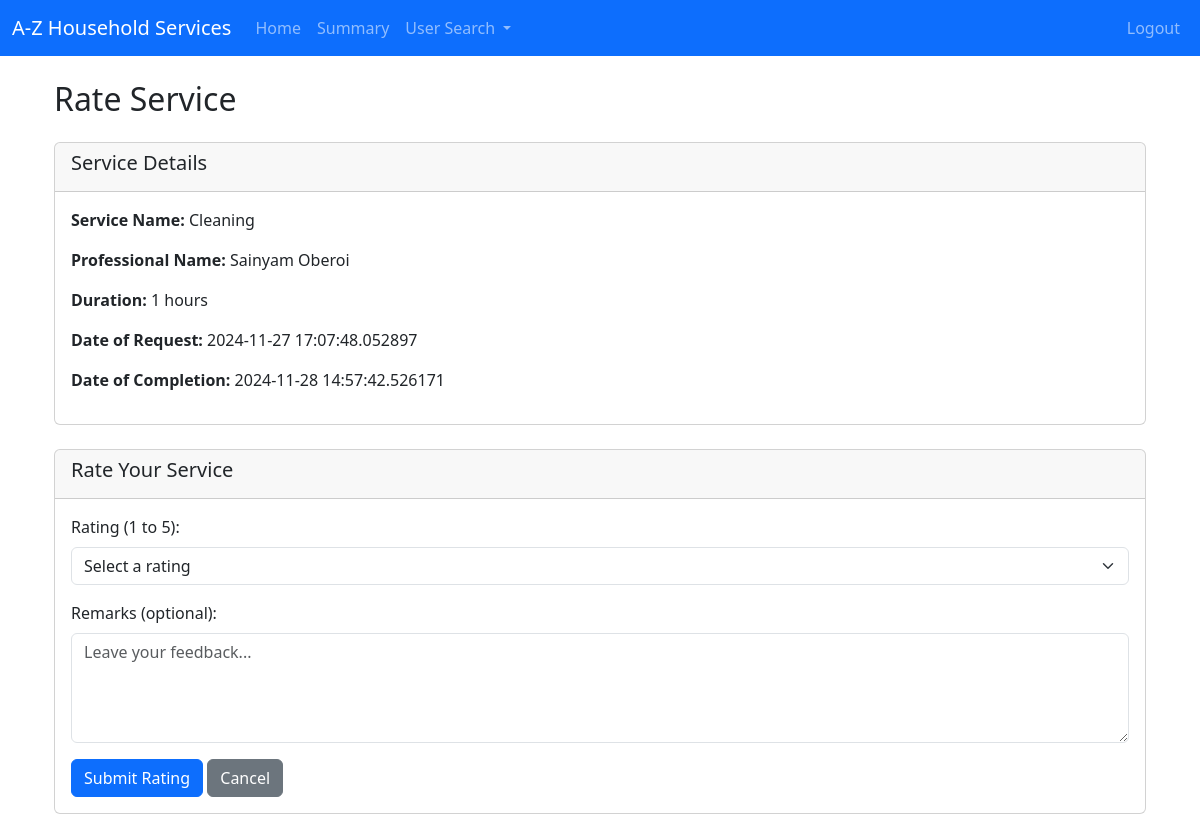
/user/rate_service/Electrician/2, run on the app's committed database.
### backend/models.py (models this page shows)
class Service(db.Model):
    __tablename__ = 'service'
    id = db.Column(db.Integer, primary_key=True)
    name = db.Column(db.String(100), nullable=False)
    price = db.Column(db.Float, nullable=False)
    duration = db.Column(db.Integer, nullable=False)  # in minutes
    description = db.Column(db.Text, nullable=False)
    service_requests = db.relationship('ServiceRequest', cascade="all,delete", backref='service', lazy='dynamic')

class Professional(db.Model):
    __tablename__ = 'professional'
    id = db.Column(db.Integer, primary_key=True)
    email = db.Column(db.String(120), unique=True, nullable=False)
    password = db.Column(db.String(120), nullable=False)
    role = db.Column(db.Integer, default=2)   #1 for customer, 2 for professional, 3 for admin
    full_name = db.Column(db.String(100), nullable=False)
    service_name = db.Column(db.String(100), nullable=False)
    experience = db.Column(db.Integer, nullable=False)
    uploaded_documents = db.Column(db.String(255))  # Stores file path or URL
    address = db.Column(db.String(255), nullable=False)
    pincode = db.Column(db.Integer, nullable=False)
    status = db.Column(db.String(10), nullable=False, default='pending') # for approval of admin
    service_requests = db.relationship('ServiceRequest',cascade="all,delete", backref='professional', lazy='dynamic') #relationship: professionals can access its service requests

class ServiceRequest(db.Model):
    __tablename__ = 'service_requests'
    id = db.Column(db.Integer, primary_key=True)
    user_id = db.Column(db.Integer, db.ForeignKey('user.id'), nullable=False)
    professional_id = db.Column(db.Integer, db.ForeignKey('professional.id'), nullable=True)
    service_id = db.Column(db.Integer, db.ForeignKey('service.id'), nullable=False)
    date_of_request = db.Column(db.DateTime, nullable=False)
    date_of_completion = db.Column(db.DateTime)
    service_status = db.Column(db.String(20), nullable=False)  # 'requested', 'pending' , 'closed',
    rating = db.Column(db.Integer)  # out of 5
    remarks = db.Column(db.Text)

### backend/controllers.py (the view, shortened to what this page needs)
@app.route('/user/rate_service/<name>/<service_id>', methods=['GET', 'POST'])
def rate_service(name,service_id):
    service = ServiceRequest.query.filter_by(id=service_id).first()
    if not service:
        return "Service not found", 404
    return render_template('service_rate_byuser.html', name=name, service=service, user=service.user)  #user is passed because in base_dashboard "user" is used as jinja templating in navbar

### templates/service_rate_byuser.html (shortened to what this page needs)
{% extends "base_dashboard.html" %}
{% block dashboard_content %}
<div class="container mt-4">
    <h2 class="mb-4">Rate Service</h2>
    <div class="card">
        <div class="card-header">
            <h5>Service Details</h5>
        </div>
        <div class="card-body">
            <p><strong>Service Name:</strong> {{ service.service.name }}</p>
            <p><strong>Professional Name:</strong> {{ service.professional.full_name if service.professional else "N/A" }}</p>
            <p><strong>Duration:</strong> {{ service.service.duration }} hours</p>
            <p><strong>Date of Request:</strong> {{ service.date_of_request }}</p>
            <p><strong>Date of Completion:</strong> {{ service.date_of_completion if service.date_of_completion else "N/A" }}</p>
        </div>
    </div>
    <div class="card mt-4">
        <div class="card-header">
            <h5>Rate Your Service</h5>
        </div>
        <div class="card-body">
            <form action="{{ url_for('rate_service', name=name, service_id=service.id) }}" method="POST">
                <div class="mb-3">
                    <label for="rating" class="form-label">Rating (1 to 5):</label>
                    <select name="rating" id="rating" class="form-select" required>
                        <option value="" disabled selected>Select a rating</option>
                    </select>
                </div>
                <div class="mb-3">
                    <label for="remarks" class="form-label">Remarks (optional):</label>
                    <textarea name="remarks" id="remarks" class="form-control" rows="4" placeholder="Leave your feedback..."></textarea>
                </div>
                <button type="submit" class="btn btn-primary">Submit Rating</button>
                <a href="{{ url_for('user_dashboard', name=name) }}" class="btn btn-secondary">Cancel</a>
            </form>
        </div>
    </div>
</div>
{% endblock %}

### data on the page
Service: service.name "Cleaning", service.duration "1"
Professional: professional "Sainyam Oberoi"
ServiceRequest: date_of_request "2024-11-27 17:07:48.052897", date_of_completion "2024-11-28 14:57:42.526171"
